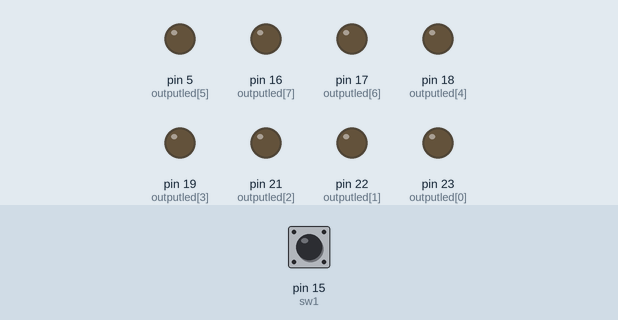
This sketch was run on a simulated Arduino Mega 2560, built with avr-gcc and run on an emulated ATmega2560. Shown: output pins drawn as LEDs (lit = HIGH). Dashed ring = blinking. Inputs (shaded band) come from the test bench; at power-on: pin 15 (sw1) HIGH. What the sketch prints to the serial monitor is not drawn.

Above: at 1.2 s.
1.3 s: pin 15 (sw1) pulled LOW for 1 s
At 1.5 s:
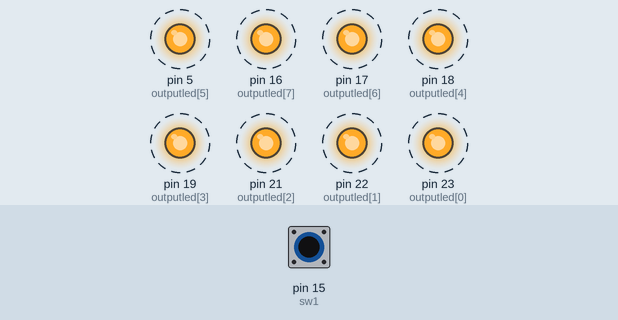
4.0 s: pin 15 (sw1) pulled LOW for 3.2 s
At 8.2 s:
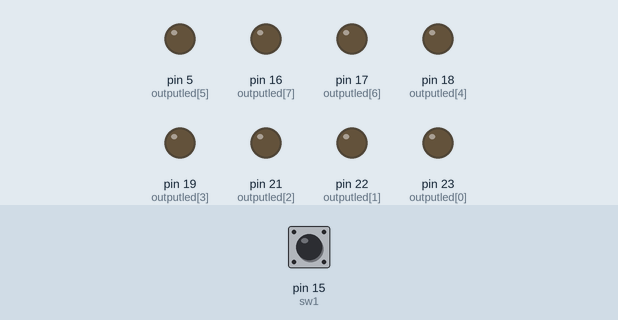
Timing chart, 0 to 9.7 s (numbered marks = the images above; inputs shaded):
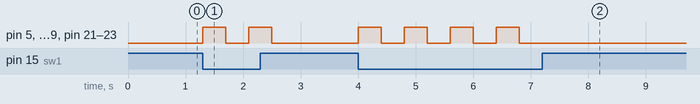

The sketch:

7.brake.ino
```cpp
int outputled[] = { 23, 22, 21, 19, 18, 5, 17, 16 };
int sw1 = 15;
int timestate = 0;

void setup() {
  for (int i = 0; i < 8; i++) {
    pinMode(outputled[i], OUTPUT);
  }
  pinMode(sw1, INPUT_PULLUP);
  Serial.begin(9600);
}

void loop() {

  Serial.println(timestate);

  if (digitalRead(sw1) == LOW) {
    if (timestate >= 9) {
      for (int i = 0; i < 8; i++) {
        digitalWrite(outputled[i], HIGH);
      }
    } else {
      for (int i = 0; i < 8; i++) {
        digitalWrite(outputled[i], HIGH);
      }
      timestate++;
      delay(400);
      for (int i = 0; i < 8; i++) {
        digitalWrite(outputled[i], LOW);
      }
      delay(400);
    }

  } else {
    for (int i = 0; i < 8; i++) {
      digitalWrite(outputled[i], LOW);
    }
    timestate = 0;
  }
}
```

Measured:
- after the input at 1.3 s, pin 5 (outputled[5]), pin 16 (outputled[7]), pin 17 (outputled[6]), pin 18 (outputled[4]), pin 19 (outputled[3]), pin 21 (outputled[2]), pin 22 (outputled[1]), pin 23 (outputled[0]): alternates HIGH for 0.40 s and LOW for 0.40 s, 4 changes in all, then stays LOW, starting at once
- after the input at 4.0 s, pin 5 (outputled[5]), pin 16 (outputled[7]), pin 17 (outputled[6]), pin 18 (outputled[4]), pin 19 (outputled[3]), pin 21 (outputled[2]), pin 22 (outputled[1]), pin 23 (outputled[0]): alternates HIGH for 0.40 s and LOW for 0.40 s, 8 changes in all, then stays LOW, starting at once
